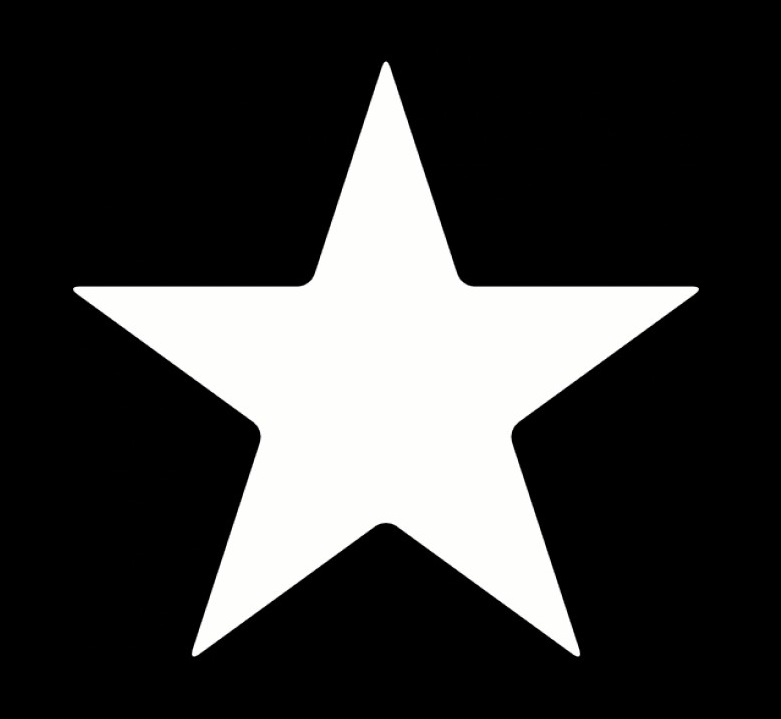
#> input picture star.jpg, 781 x 719 px
$ python moment.py   (older library calls are emulated)
#> lines starting #> are read from the running program, lines starting #| are printed output that depends on the picture; after the words box and inside, x2 and y2 are one past the last pixel; in counts of white or black regions, pixels touching at a corner belong together; long printed decimals are rounded
#Filename : moment.py

import cv2
import numpy as np

img = cv2.imread('star.jpg')
#> img is the input picture: shape (719, 781, 3); mean B, G, R 56.9, 57.3, 57.3
img1 = img.copy()
imgray = cv2.cvtColor(img,cv2.COLOR_BGR2GRAY)
ret, thresh = cv2.threshold(imgray, 120,255,0)
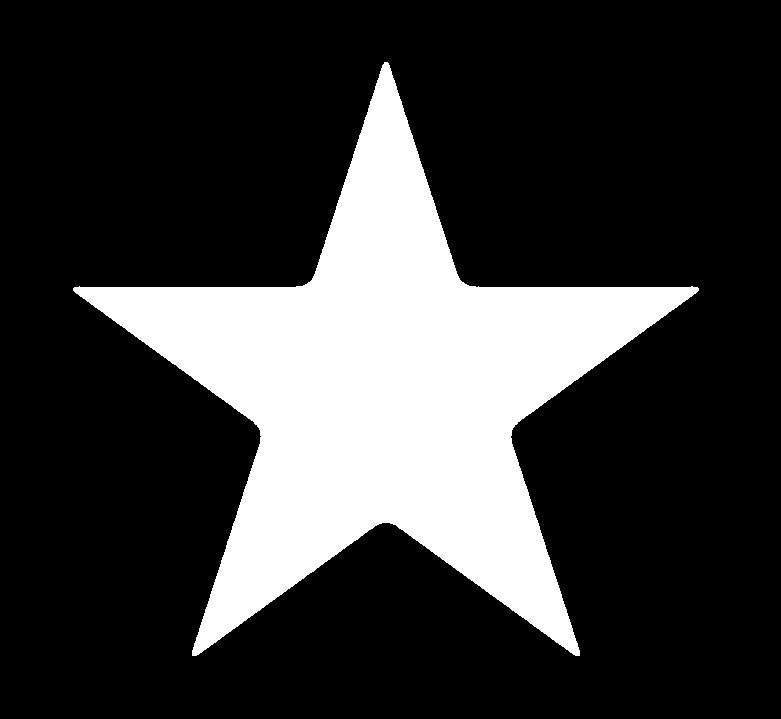
#> thresh: shape (719, 781); 22.5% white; 1 white region

image, contours, hierachy = cv2.findContours(thresh,cv2.RETR_TREE,cv2.CHAIN_APPROX_SIMPLE)
#> contours = 1 contour; box (x1, y1, x2, y2) and area: (73, 62, 699, 656) 125480


#첫 번째 contour에 대한 모멘트 정보를 출력한다.
mom = contours[0]
#> mom = contour of 1028 points, box (x1, y1, x2, y2) (73, 62, 699, 656), area 125480
M = cv2.moments(mom)
#> M = moments, m00 125480, centre m10/m00, m01/m00 = (385.5, 390)

print(M)
#> (printed output is left out)
#중심구하기##########################################
cx = int(M['m10']/M['m00'])
#> cx = 385
cy = int(M['m01']/M['m00'])
#> cy = 389
print('cx : ', cx)
#| cx :  385
print('cy : ', cy)
#| cy :  389
img = cv2.circle(img1, (385, 389), 10, (0, 0, 255), -1)
###########################################################

#면적구하기########################
area = cv2.contourArea(mom)
#> area = 125480
print(area, M['m00'])
#| 125480.0 125480.0
##################################################

#둘레구하기###################################
perimeter = cv2.arcLength(mom, False)
#> perimeter = 2484.3
print(perimeter)
#| 2484.253
perimeter = cv2.arcLength(mom, True)
#> perimeter = 2487.3
print(perimeter)
#| 2487.253
############################################

cv2.drawContours(img, contours, -1, (0,0,255), 5) #3번째 인덱스 변경, -1은 전체인덱스
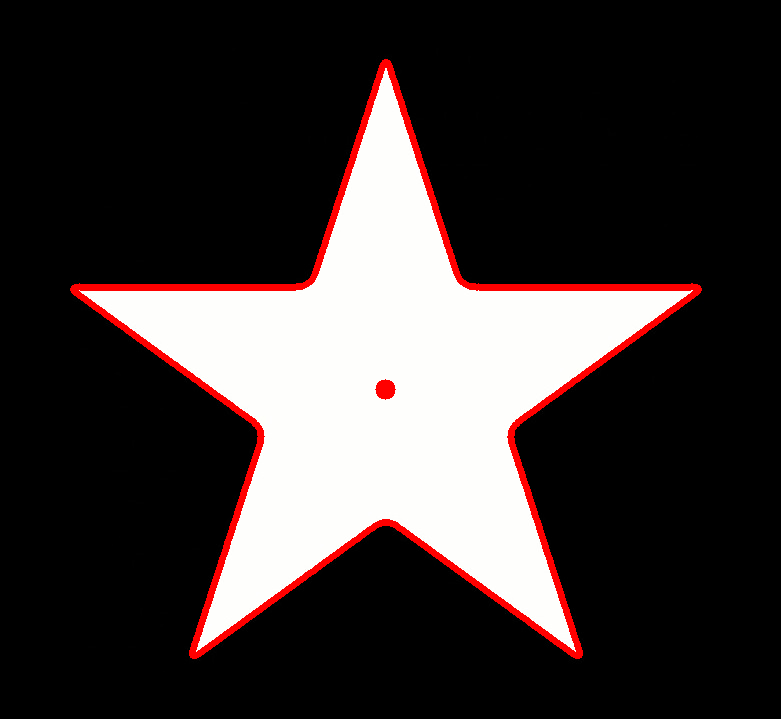
#> img: shape (719, 781, 3); mean B, G, R 52.7, 53.1, 60.3

cv2.imshow('img',img)
cv2.waitKey(0)
cv2.destroyAllWindows()
